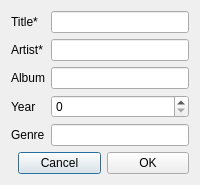
<?xml version="1.0" encoding="UTF-8"?>
<ui version="4.0">
    <class>MetadataDialog</class>
    <widget class="QDialog" name="MetadataDialog">
        <property name="windowTitle">
            <string>Song Metadata</string>
        </property>
        <layout class="QFormLayout">
            <item row="0" column="0"><widget class="QLabel"><property name="text"><string>Title*</string></property></widget></item>
            <item row="0" column="1"><widget class="QLineEdit" name="editTitle"/></item>
            <item row="1" column="0"><widget class="QLabel"><property name="text"><string>Artist*</string></property></widget></item>
            <item row="1" column="1"><widget class="QLineEdit" name="editArtist"/></item>
            <item row="2" column="0"><widget class="QLabel"><property name="text"><string>Album</string></property></widget></item>
            <item row="2" column="1"><widget class="QLineEdit" name="editAlbum"/></item>
            <item row="3" column="0"><widget class="QLabel"><property name="text"><string>Year</string></property></widget></item>
            <item row="3" column="1"><widget class="QSpinBox" name="spinYear"><property name="minimum"><number>0</number></property><property name="maximum"><number>3000</number></property></widget></item>
            <item row="4" column="0"><widget class="QLabel"><property name="text"><string>Genre</string></property></widget></item>
            <item row="4" column="1"><widget class="QLineEdit" name="editGenre"/></item>
            <item row="5" column="0" colspan="2">
                <layout class="QHBoxLayout">
                    <item><spacer name="spacer"><property name="orientation"><enum>Qt::Horizontal</enum></property></spacer></item>
                    <item><widget class="QPushButton" name="btnCancel"><property name="text"><string>Cancel</string></property></widget></item>
                    <item><widget class="QPushButton" name="btnOK"><property name="text"><string>OK</string></property></widget></item>
                </layout>
            </item>
        </layout>
    </widget>
    <resources/>
    <connections/>
</ui>
